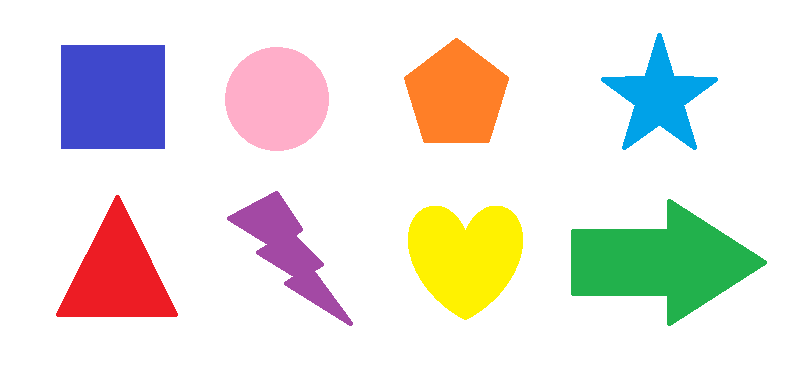
#> input picture PhatHienDoiTuong/imgs.png, 791 x 389 px, found by its file name
$ python center_of_shape.py
#> lines starting #> are read from the running program, lines starting #| are printed output that depends on the picture; after the words box and inside, x2 and y2 are one past the last pixel; in counts of white or black regions, pixels touching at a corner belong together
#ADD thư viện cần sử dụng
import numpy as np
import cv2
#Tìm đường viền
img = cv2.imread('D:\\Python_XLA\\phathiendoituong\\imgs.png')
#> img is the input picture: shape (389, 791, 3); mean B, G, R 223.3, 229, 232.5
imgGry = cv2.cvtColor(img, cv2.COLOR_BGR2GRAY)          #Chuyển ảnh xám thành ảnh grayscale
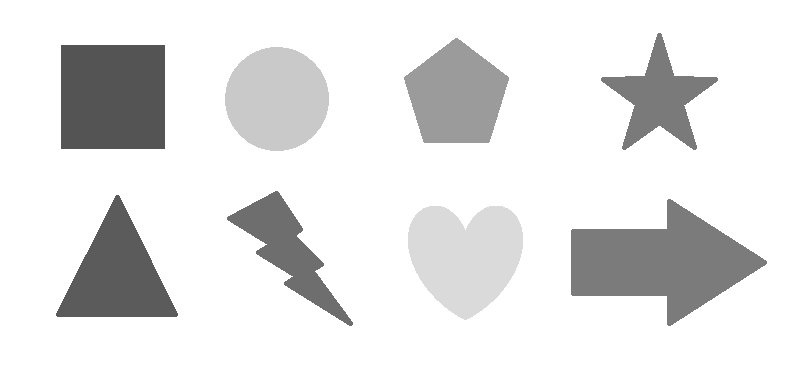
#> imgGry: shape (389, 791); min 84, max 255, mean 229.3
#img1 = img.copy()
hsv_frame = cv2.cvtColor(img, cv2.COLOR_BGR2HSV)        #Chuyển ảnh xám thành ảnh grayscale
#> hsv_frame: shape (389, 791, 3); mean H, S, V 21.7, 43, 247.5
ret,thrash = cv2.threshold(imgGry, 240, 255, cv2.CHAIN_APPROX_NONE)     #Nhị phân hóa bức ảnh bằng cách đặt ngưỡng, với giá trị của ngưỡng là 240
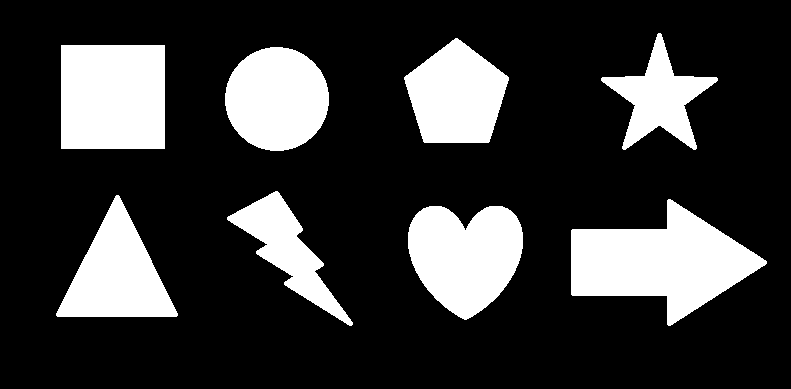
#> thrash: shape (389, 791); 22.1% white; 8 white regions
contours, hierachy = cv2.findContours(thrash, cv2.RETR_TREE, cv2.CHAIN_APPROX_NONE)     #Tìm contour
#> contours = 8 contours; box (x1, y1, x2, y2) and area: (571, 199, 767, 326) 12859, (61, 45, 165, 149) 10609, (408, 206, 523, 320) 9383, (225, 47, 329, 151) 8331, (56, 195, 178, 317) 7622, (404, 38, 509, 143) 7585, (601, 33, 718, 150) 5063, (227, 191, 353, 326) 4988
#Bắt đầu vòng lặp tìm contour từng hình
for contour in contours:
    M = cv2.moments(contour)        # Tính toán trung tâm của đường viền
    cX = int(M['m10']/M['m00'])
    cY = int(M['m01']/M['m00'])

    approx = cv2.approxPolyDP(contour, 0.01 * cv2.arcLength(contour, True), True)       #Tính xấp xỉ đường viền để xác định hình
    cv2.drawContours(img, [approx], 0, (0, 0, 0), 5)  #Vẽ lại ảnh contour vào ảnh gốc
    x = approx.ravel()[0]
    y = approx.ravel()[1] - 5
    if len(approx) == 3:            #Hình tam giác có 3 đỉnh
        cv2.putText(img, "Tam Giac", (x, y), cv2.FONT_HERSHEY_COMPLEX, 0.5, (0, 0, 0))
    elif len(approx) == 4:      #Hình chữ nhật, hình vuông có 4 đỉnh
        x, y, w, h = cv2.boundingRect(approx)           #Tính toán giới hạn của đường bao và tỉ lệ khung hình để xác đinh hình vuông hay hình chữ nhật
        AspectRatio = float(w) / h      #Tính tỉ lệ khung hình
        if AspectRatio >= 0.95 and AspectRatio < 1.05:   #Hình vuông tỉ lệ khung hình gần bằng 1, ngược lại là hình chữ nhật
            cv2.putText(img, "Hinh Vuong", (x, y-10), cv2.FONT_HERSHEY_COMPLEX, 0.5, (0, 0, 0))     #Viết một chuỗi kỹ tự lên bức hình
        else:
            cv2.putText(img, "Hinh Chu Nhat", (x, y), cv2.FONT_HERSHEY_COMPLEX, 0.5, (0, 0, 0))
    elif len(approx) == 5:      #Hình ngũ giác có 5 đỉnh
        cv2.putText(img, "Ngu Giac", (x, y), cv2.FONT_HERSHEY_COMPLEX, 0.5, (0, 0, 0))
    elif len(approx) == 10:        #Hình ngôi sao 10 đỉnh
        cv2.putText(img, "Ngoi Sao", (x, y), cv2.FONT_HERSHEY_COMPLEX, 0.5, (0, 0, 0))       #Viết một chuỗi kỹ tự lên bức hình
    elif len(approx) == 7:      #Hình mũi tên có 7 đỉnh
        cv2.putText(img, "Mui Ten", (x-90, y-60), cv2.FONT_HERSHEY_COMPLEX, 0.5, (0, 0, 0))
    elif len(approx) == 11:   #Hình tia sét có 11 đỉnh
        cv2.putText(img, "Tia Set", (x, y-30), cv2.FONT_HERSHEY_COMPLEX, 0.5, (0, 0, 0))
    elif len(approx) > 11 and len(approx) < 13 :    #Hình tròn
        cv2.putText(img, "Hinh Tron", (x, y), cv2.FONT_HERSHEY_COMPLEX, 0.5, (0, 0, 0))
    else:    #Hình trái tim
        cv2.putText(img, "Heart", (x, y), cv2.FONT_HERSHEY_COMPLEX, 0.5, (0, 0, 0))

    pixel_center = hsv_frame[cY, cX]       #Tọa độ trung tâm
    hue_value = pixel_center[0]     #Giá trị tông màu HUE

    color = 'undefined'
    if hue_value <10:
        color = "DO"
    elif hue_value <22:
        color = "CAM"
    elif hue_value <33:
        color = "VANG"
    elif hue_value < 80:
        color = "LUC"
    elif hue_value <100:
        color = "XANH DA TROI"
    elif hue_value <150:
        color = "LAM"
    elif hue_value <170:
        color = "TIM"
    elif hue_value <171:
        color = "HONG"
    else:
        color = "DO"

    #pixel_center_bgr = img[cY, cX]
    #b, g, r = int(pixel_center_bgr[0]), int(pixel_center_bgr[1]), int(pixel_center_bgr[2])
    cv2.putText(img, color, (cX+10, cY+10), cv2.FONT_HERSHEY_COMPLEX, 0.5, (0, 0, 0), 1)        #Viết một chuỗi ký tự name color
    cv2.circle(img, (cX,cY),3,(255,255,255),-1)     #Vẽ đường viền
#> this loop made 8 passes
#> (cX, cY, approx, w, h, AspectRatio) on pass 6: (112, 96, [[61, 45], [61, 148], [164, 148], [164, 45]], 104, 104, 1)
#> (cX, cY, approx, pixel_center, hue_value, color) on pass 3: (116, 274, [[116, 195], [56, 315], [176, 316]], [179, 225, 237], 179, 'DO')
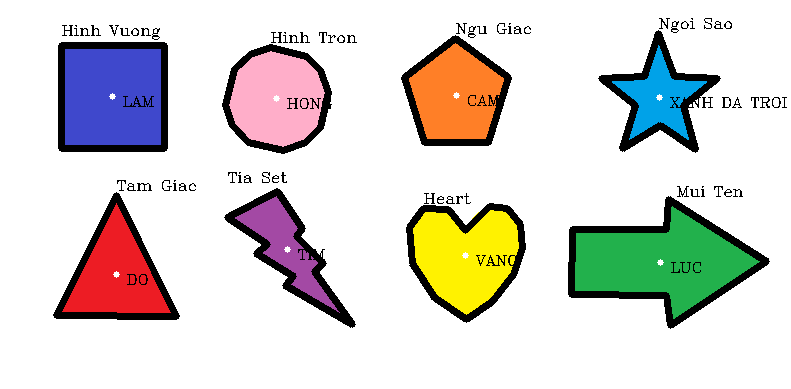
#> img: shape (389, 791, 3); 8.23% of pixels changed, all inside (x1, y1, x2, y2) = (53, 18, 787, 329)
cv2.imshow('image',img)
cv2.waitKey(0)
